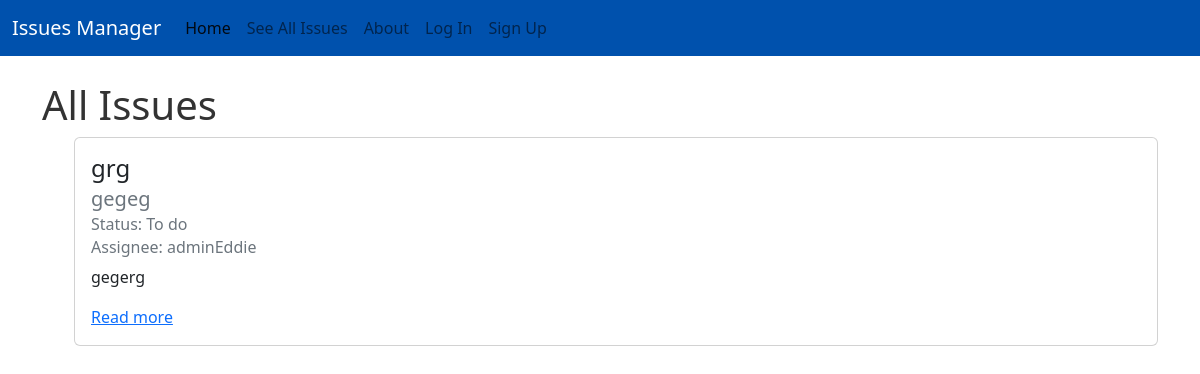
The app's page /issues/, older data.
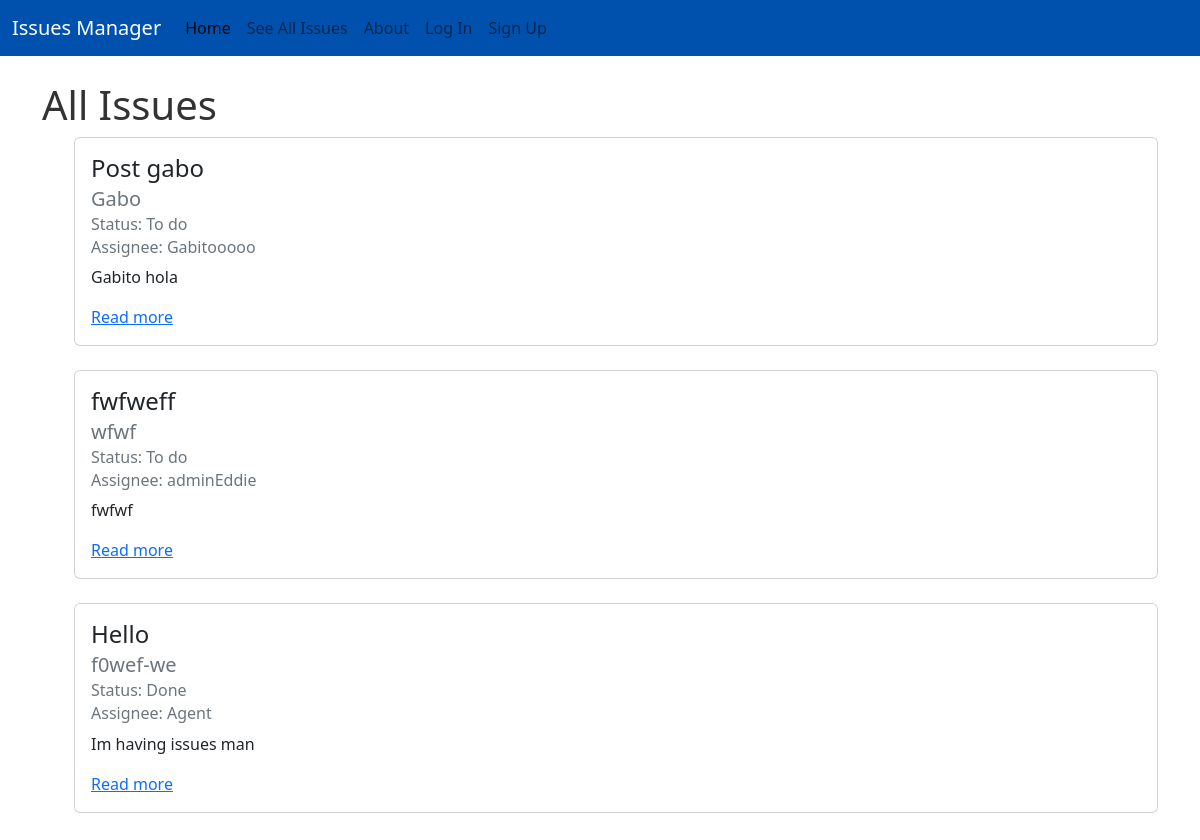
The same page, newer data.
### issues/models.py (models this page shows, shortened)
class Issues(models.Model):
    title = models.CharField(max_length=256)
    summary = models.CharField(max_length=512)
    description = models.TextField()
    status = models.ForeignKey(
        Status,
        on_delete=models.CASCADE,
        default = 1
    )
    requester = models.ForeignKey(
        get_user_model(),
        on_delete=models.CASCADE,
        related_name = "requester"
    )
    assignee = models.ForeignKey(
        get_user_model(),
        on_delete=models.CASCADE,
        blank=True, null=True,
        related_name = "assignee",
        default = 1
    )

class Status(models.Model):
    name = models.CharField(max_length=128)
    description = models.CharField(max_length=256)
    def __str__(self):
        return self.name

### accounts/models.py (models this page shows)
class CustomUser(AbstractUser):
    role = models.ForeignKey(
        Role,
        on_delete=models.CASCADE,
        blank = True,
        null = True
    )

### issues/views.py (the view)
# urls.py: path('', IssueListView.as_view(), name='list'),
class IssueListView(ListView):
    template_name = "issues/list.html"
    model = Issues

### templates/issues/list.html (shortened to what this page needs)
{% extends 'base.html' %}
{% block content %}
    <h1>All Issues</h1>
    {% if issues_list|length > 0 %}
        <ul>
            {% for issue in issues_list %}
            <div class="card">
                <div class="card-body">
                    <h4 class="card-title">{{ issue.title }}</h4>
                    <h5 class="card-subtitle mb-2 text-muted">{{ issue.summary}}</h5>
                    <h6 class="card-subtitle mb-2 text-muted">Status: {{ issue.status}}</h6>
                    <h6 class="card-subtitle mb-2 text-muted">Assignee: {{ issue.assignee }}</h6>
                    <p class="card-text">{{ issue.description|truncatechars:500 }}</p>
                    <a href="{% url 'detail' issue.id %}" class="card-link">Read more</a>
                </div>
            </div>
            <br />
            {% endfor %}
        </ul>
    {% else %}
        <h5>There's no issues yet.</h5>
    {% endif %}
{% endblock content %}

### templates/base.html (shortened to what this page needs)
{%load static %}
<!DOCTYPE html>
<html lang="en">
<head>
    <link href="https://cdn.jsdelivr.net/npm/bootstrap@5.2.1/dist/css/bootstrap.min.css" rel="stylesheet">
    <link rel="stylesheet" href="https://cdn.jsdelivr.net/npm/bootstrap-icons@1.9.1/font/bootstrap-icons.css">
    <link rel="stylesheet" href="{% static 'css/style.css' %}">
</head>
<body>
    <nav class="navbar navbar-expand-lg">
        <div class="container-fluid">
            <a class="navbar-brand" href="{% url 'home' %}">Issues Manager</a>
            <div class="collapse navbar-collapse" id="navbarNav">
            <ul class="navbar-nav">
                <li class="nav-item">
                <a class="nav-link active" aria-current="page" href="{% url 'home' %}">Home</a>
                <li class="nav-item">
                    <a class="nav-link" href="{% url 'list' %}">See All Issues</a>
                </li>
                <li class="nav-item">
                    <a class="nav-link" href="{% url 'about' %}">About</a>
                </li>
                {% if user.is_authenticated %}
                <li class="nav-item dropdown">
                    <a class="nav-link dropdown-toggle" href="#" role="button" data-bs-toggle="dropdown" aria-expanded="false">
                      {{user.role}}
                    </a>
                    <ul class="dropdown-menu">
                        {% if user.role.name == "Customer" %}
                            <li><a class="dropdown-item" href="{% url 'create' %}">Post new issue</a></li>
                        {% else %}
                            <li><a class="dropdown-item" href="{% url 'todo_list' %}">To do</a></li>
                            <li><a class="dropdown-item" href="{% url 'inprogress_list' %}">In progress</a></li>
                            <li><a class="dropdown-item" href="{% url 'done_list' %}">Done</a></li>
                        {% endif %}
                            <li><hr class="dropdown-item-divider"></li>
                            <li><a class="dropdown-item" href="{% url 'password_change' %}">Change Password</a></li>
                        {% if user.is_staff %}
                        <li><a class="dropdown-item" href="{% url 'admin:index' %}">Admin</a></li>
                        {% endif %}
                        <li class="dropdown-item">
                            <a class="nav-link" href="{% url 'logout' %}">Log Out</a>
                        </li>
                    </ul>
                  </li>
                {% else %}
                    <li class="nav-item">
                        <a class="nav-link" href="{% url 'login' %}">Log In</a>
                    </li>
                    <li class="nav-item">
                        <a class="nav-link" href="{% url 'signup' %}">Sign Up</a>
                    </li>
                {% endif %}
            </ul>
            </div>
        </div>
    </nav>
    <div class="container">
        {% block content %}
        {% endblock content %}
    </div>
</body>
</html>

### static/css/style.css (style rules this page uses)
.container { margin-top: 25px; }
h1 { color: rgb(51, 51, 51); }
nav { background-color: rgb(0, 81, 173); }
a.navbar-brand, a.nav-link.active { color: white; }

Row changes from the older to the newer data that the page shows:
removed Issues: title "grg", summary "gegeg", status "To do", assignee "adminEddie", description "gegerg"
added Issues: title "Post gabo", summary "Gabo", status "To do", assignee "Gabitooooo", description "Gabito hola"
added Issues: title "fwfweff", summary "wfwf", status "To do", assignee "adminEddie", description "fwfwf"
added Issues: title "Hello", summary "f0wef-we", status "Done", assignee "Agent", description "Im having issues man"
